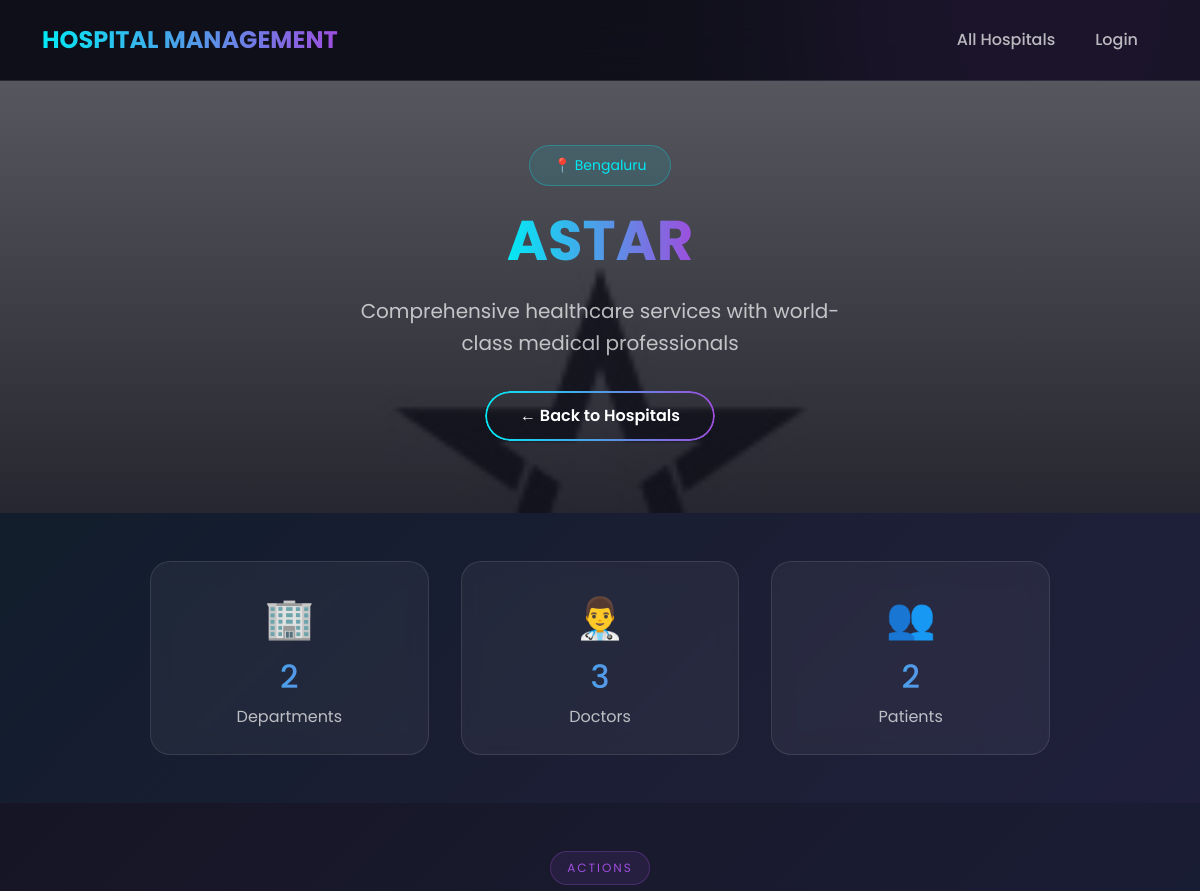
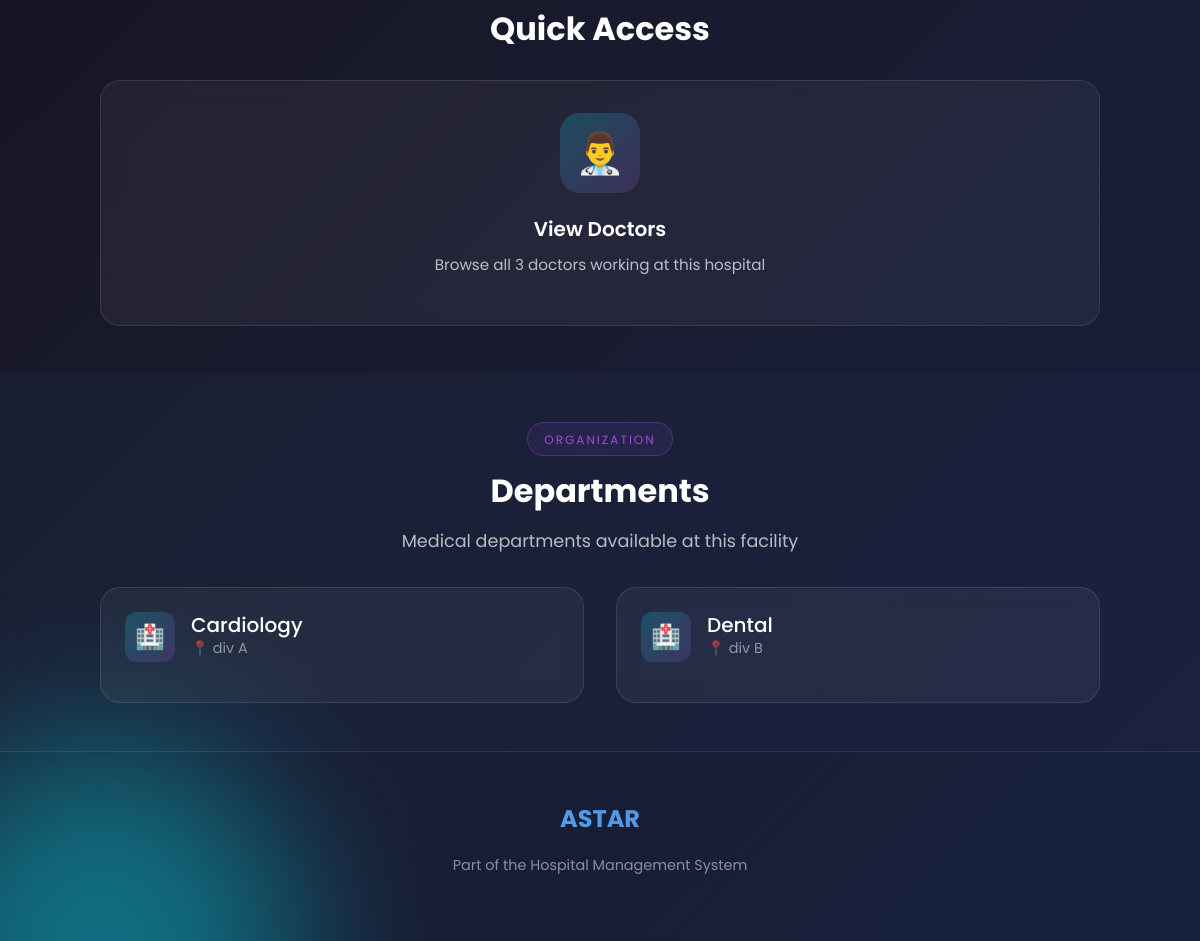
Screenshot of /hospitals/1/ with the database file from the repository (2 pictures, top to bottom).
### hospital/models.py (models this page shows, shortened)
class Hospital(models.Model):
    hname= models.CharField(max_length=100)
    image = models.CharField(max_length=255,null=True, blank=True)
    hcity = models.CharField(max_length=50)

class Department(models.Model):
    dname = models.CharField(max_length=50)
    d_loc= models.CharField(max_length=50)
    hospital = models.ForeignKey(Hospital, on_delete=models.CASCADE)

### hospital/views.py (the view)
# urls.py: path('hospitals/<int:hospital_id>/', views.hospital_detail_view, name='hospital_detail'),
def hospital_detail_view(request, hospital_id):
    hospital = get_object_or_404(Hospital, id=hospital_id)
    user = request.user
    is_doctor = user.groups.filter(name='doctor').exists() if user.is_authenticated else False
    is_patient = user.groups.filter(name='patient').exists() if user.is_authenticated else False
    departments = Department.objects.filter(hospital=hospital)
    department_count = departments.count()
    doctor_count = Doctor.objects.filter(Department__hospital=hospital).count()
    patient_count = Patient.objects.filter(Doctor__Department__hospital=hospital).count()
    context = {
        'hospital': hospital,
        'is_doctor': is_doctor,
        'is_patient': is_patient,
        'departments': departments,
        'department_count': department_count,
        'doctor_count': doctor_count,
        'patient_count': patient_count,
    }
    return render(request, 'hospital_detail_view.html', context)

### hospital/templates/hospital_detail_view.html (shortened to what this page needs)
{% load static %}
<!DOCTYPE html>
<html lang="en">
<head>
    <link href="https://cdn.jsdelivr.net/npm/bootstrap@5.3.7/dist/css/bootstrap.min.css" rel="stylesheet">
    <link rel="stylesheet" href="{% static 'css/styles.css' %}">
</head>
<body>
    <div class="animated-bg"></div>
    <nav class="navbar navbar-expand-lg navbar-modern">
        <div class="container">
            <a class="navbar-brand" href="{% url 'hospital:landing' %}">HOSPITAL MANAGEMENT</a>
            <div class="collapse navbar-collapse" id="navbarNav">
                <ul class="navbar-nav ms-auto">
                    <li class="nav-item">
                        <a class="nav-link" href="{% url 'hospital:hospitals' %}">All Hospitals</a>
                    </li>
                    {% if user.is_authenticated %}
                    <li class="nav-item">
                        <span class="nav-link" style="color: var(--accent-cyan);">{{ user.username }}</span>
                    </li>
                    <li class="nav-item">
                        <a class="nav-link" href="{% url 'authentication:logout_view' %}">Logout</a>
                    </li>
                    {% else %}
                    <li class="nav-item">
                        <a class="nav-link" href="{% url 'authentication:login_view' %}">Login</a>
                    </li>
                    {% endif %}
                </ul>
            </div>
        </div>
    </nav>
    <section class="hospital-hero">
        <div class="hero-content">
            <div class="hero-badge" style="margin-bottom: 1.5rem;">
                <span>📍 {{ hospital.hcity }}</span>
            </div>
            <h1 class="hero-title" style="font-size: clamp(2rem, 5vw, 3.5rem);">
                <span class="highlight">{{ hospital.hname }}</span>
            </h1>
            <p class="hero-subtitle" style="max-width: 500px; margin: 1rem auto 2rem;">
                Comprehensive healthcare services with world-class medical professionals
            </p>
            <a href="{% url 'hospital:hospitals' %}" class="btn-animated">
                <span>← Back to Hospitals</span>
            </a>
        </div>
    </section>
    <section class="stats-section" style="padding: 3rem 2rem;">
        <div class="stats-grid" style="max-width: 900px;">
            <div class="glass-card" style="padding: 1.5rem; text-align: center;">
                <div style="font-size: 2.5rem; margin-bottom: 0.5rem;">🏢</div>
                <h3 class="text-gradient" style="font-size: 2rem;">{{ department_count }}</h3>
                <p style="color: var(--text-secondary); margin: 0;">Departments</p>
            </div>
            <div class="glass-card" style="padding: 1.5rem; text-align: center;">
                <div style="font-size: 2.5rem; margin-bottom: 0.5rem;">👨‍⚕️</div>
                <h3 class="text-gradient" style="font-size: 2rem;">{{ doctor_count }}</h3>
                <p style="color: var(--text-secondary); margin: 0;">Doctors</p>
            </div>
            <div class="glass-card" style="padding: 1.5rem; text-align: center;">
                <div style="font-size: 2.5rem; margin-bottom: 0.5rem;">👥</div>
                <h3 class="text-gradient" style="font-size: 2rem;">{{ patient_count }}</h3>
                <p style="color: var(--text-secondary); margin: 0;">Patients</p>
            </div>
        </div>
    </section>
    <section class="features-section" style="padding: 3rem 2rem;">
        <div class="section-header" style="margin-bottom: 2rem;">
            <span class="section-tag">Actions</span>
            <h2 class="section-title" style="font-size: 2rem;">Quick Access</h2>
        </div>
        <div class="features-grid" style="max-width: 1000px; margin: 0 auto;">
            <a href="{% url 'hospital:doctor_list' hospital.id %}" class="glass-card feature-card"
                style="text-decoration: none; color: inherit;">
                <div class="feature-icon">👨‍⚕️</div>
                <h3 class="feature-title">View Doctors</h3>
                <p class="feature-description">
                    Browse all {{ doctor_count }} doctors working at this hospital
                </p>
            </a>
        </div>
    </section>
    {% if departments %}
    <section class="features-section"
        style="padding: 3rem 2rem; background: linear-gradient(135deg, rgba(3, 233, 244, 0.03), rgba(157, 78, 221, 0.03));">
        <div class="section-header" style="margin-bottom: 2rem;">
            <span class="section-tag">Organization</span>
            <h2 class="section-title" style="font-size: 2rem;">Departments</h2>
            <p class="section-subtitle">Medical departments available at this facility</p>
        </div>
        <div class="hospitals-grid" style="max-width: 1000px; margin: 0 auto;">
            {% for dept in departments %}
            <div class="glass-card" style="padding: 1.5rem;">
                <div style="display: flex; align-items: center; gap: 1rem; margin-bottom: 1rem;">
                    <div style="
                    width: 50px;
                    height: 50px;
                    background: linear-gradient(135deg, rgba(3, 233, 244, 0.2), rgba(157, 78, 221, 0.2));
                    border-radius: 12px;
                    display: flex;
                    align-items: center;
                    justify-content: center;
                    font-size: 1.5rem;
                ">🏥</div>
                    <div>
                        <h3 style="font-size: 1.25rem; margin: 0;">{{ dept.dname }}</h3>
                        <p style="color: var(--text-muted); font-size: 0.9rem; margin: 0;">📍 {{ dept.d_loc }}</p>
                    </div>
                </div>
            </div>
            {% endfor %}
        </div>
    </section>
    {% endif %}
    <footer class="footer-modern">
        <div class="footer-brand">{{ hospital.hname }}</div>
        <p class="footer-text">Part of the Hospital Management System</p>
    </footer>
</body>
</html>

### rows the page displays
Hospital: hcity "Bengaluru", hname "ASTAR"
Department: dname "Cardiology", d_loc "div A"
Department: dname "Dental", d_loc "div B"

### other values shown
{{ department_count }} "2"
{{ doctor_count }} "3"
{{ patient_count }} "2"
